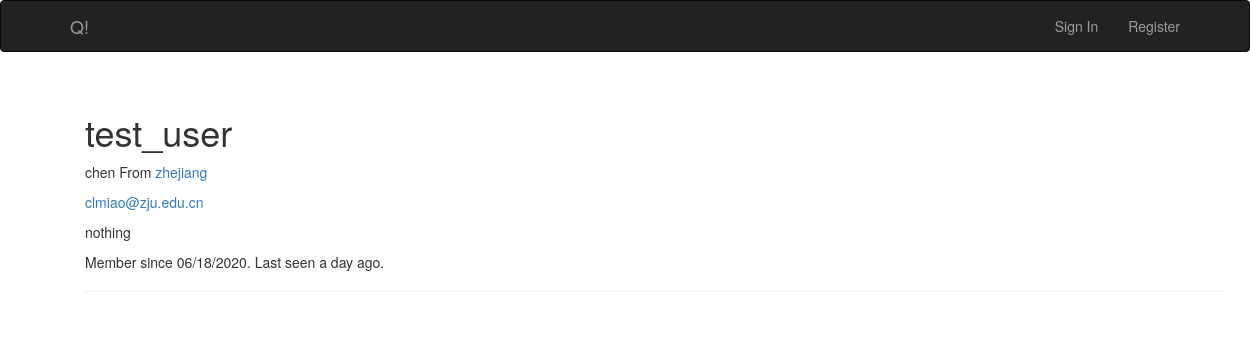
/user/test_user, run on an earlier commit of the app's database.
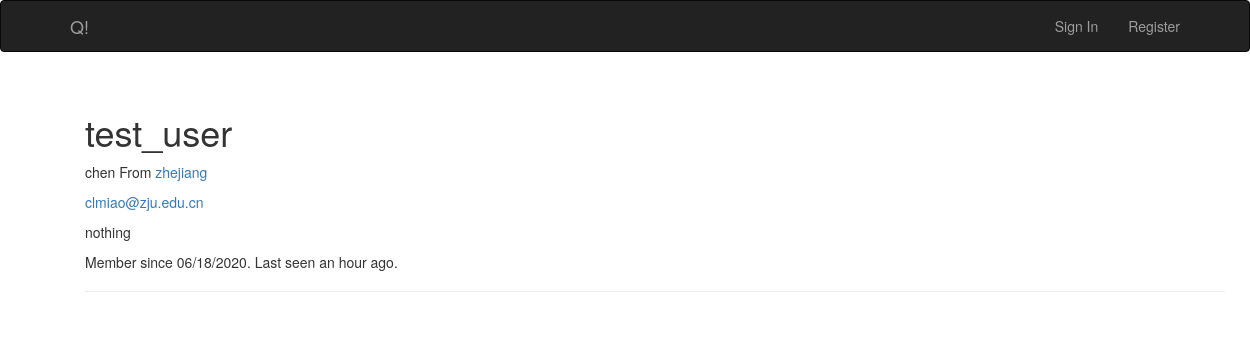
And on a later commit of the database.
### app/models.py (models this page shows, shortened)
class User(UserMixin, db.Model):
    __tablename__ = 'users'
    id = db.Column(db.Integer, primary_key=True)
    email = db.Column(db.String(64), unique=True, index=True)
    username = db.Column(db.String(64), unique=True)
    name = db.Column(db.String(64))
    location = db.Column(db.String(64))
    about_me = db.Column(db.Text())
    member_since = db.Column(db.DateTime(), default=datetime.utcnow)
    last_seen = db.Column(db.DateTime(), default=datetime.utcnow)
    confirmed = db.Column(db.Boolean, default=False)
    password_hash = db.Column(db.String(128))
    role_id = db.Column(db.Integer, db.ForeignKey('roles.id'))
    questionaires = db.relationship('Questionaire', backref="author", lazy="dynamic")
    posts = db.relationship('Post', backref="author", lazy="dynamic")
    @property
    def password(self):
        raise AttributeError('password is not a readable attribute')

### app/main/views.py (the view)
@main.route('/user/<username>')
def user(username):
    user = User.query.filter_by(username=username).first()
    if user is None:
        abort(404)
    return render_template('user.html', user=user)

### app/auth/views.py (called while the page is built)
@auth.before_app_request
def before_request():
    if current_user.is_authenticated:
        current_user.ping()
        if not current_user.confirmed \
            and request.endpoint[:5] != 'auth.':
            return redirect(url_for('auth.unconfirmed'))

### app/main/__init__.py (called while the page is built)
@main.app_context_processor
def inject_permission():
    return dict(Permission=Permission)

### app/models.py (called while the page is built)
    def is_administrator(self):
        return False

### app/templates/user.html (shortened to what this page needs)
{% extends 'base.html' %}
{% block page_content %}
<div class="page-header">
    <h1>{{ user.username }}</h1>
    {% if user.name or user.location %}
    <p>
        {% if user.name %}{{ user.name }}{% endif %}
        {% if user.location %}
            From <a href="http://maps.google.com/?q={{user.location}}">{{user.location}}</a>
        {% endif %}
    </p>
    {% endif %}
    {% if current_user.is_administrator %}
        <p><a href="mailto:{{user.email}}">{{user.email}}</a></p>
    {% endif %}
    {% if user.about_me %}
        <p>{{user.about_me}}</p>
    {% endif %}
    <p>
        Member since {{ moment(user.member_since).format('L') }}.
        Last seen {{ moment(user.last_seen).fromNow() }}.
    </p>
</div>
{% endblock page_content %}

What changed in the data, as far as the page shows it:
changed User "test_user": last_seen "a day ago" → "an hour ago"
